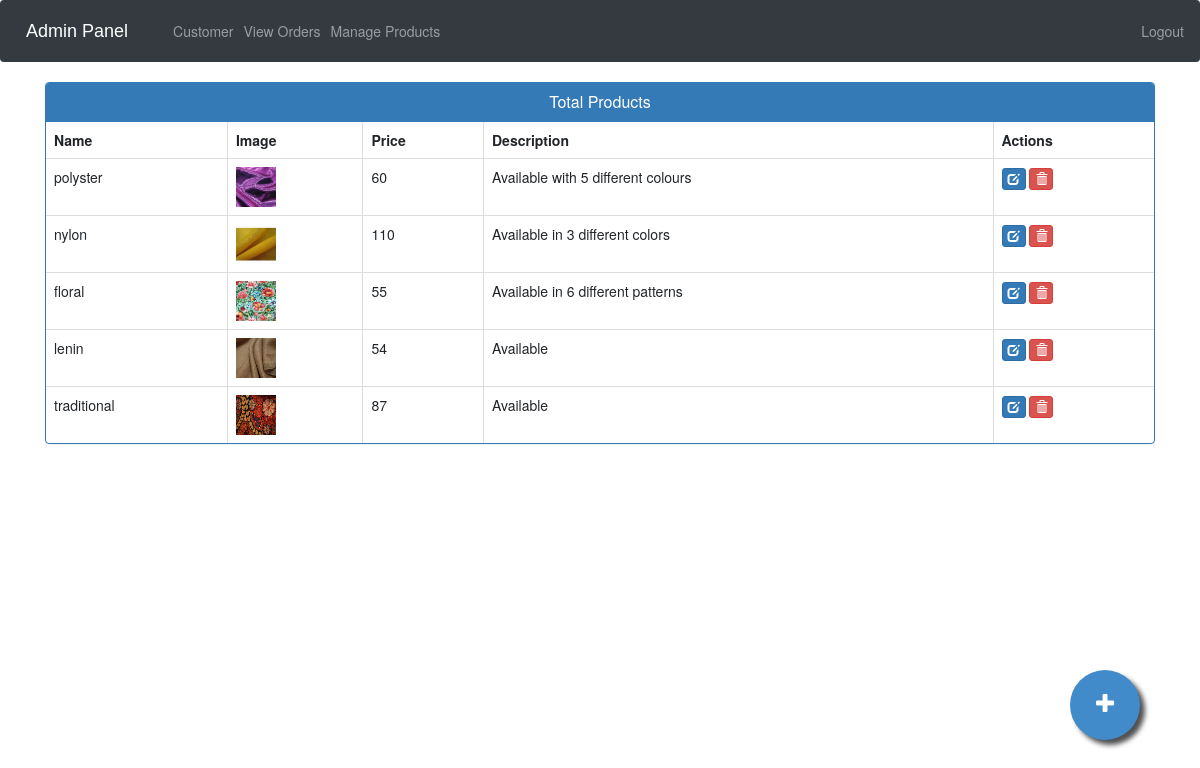
The page /admin-products (signed in) on the database its author committed.
### ecom/models.py (models this page shows, shortened)
class Product(models.Model):
    name=models.CharField(max_length=40)
    product_image= models.ImageField(upload_to='product_image/',null=True,blank=True)
    price = models.PositiveIntegerField()
    description=models.CharField(max_length=40)

### ecom/views.py (the view)
# urls.py: path('admin-products', views.admin_products_view,name='admin-products'),
@login_required(login_url='adminlogin')
def admin_products_view(request):
    products=models.Product.objects.all()
    return render(request,'ecom/admin_products.html',{'products':products})

### templates/ecom/admin_products.html (shortened to what this page needs)
{% extends 'ecom/admin_base.html' %}
{% load static %}
{% block content %}
<head>
  <link href="//netdna.bootstrapcdn.com/bootstrap/3.0.0/css/bootstrap.min.css" rel="stylesheet" id="bootstrap-css">
</head>
<div class="container">
  <div class="panel panel-primary">
    <div class="panel-heading">
      <h6 class="panel-title">Total Products</h6>
    </div>
    <table class="table table-hover table-bordered" id="dev-table">
      <thead>
        <tr>
          <th>Name</th>
          <th>Image</th>
          <th>Price</th>
          <th>Description</th>
          <th>Actions</th>
        </tr>
      </thead>
      {% for p in products %}
  {% if p %}
      <tr>
        <td> {{p.name}}</td>
        <td> <img src="{% static p.product_image.url %}" alt="Profile Pic" height="40px" width="40px" /></td>
        <td>{{p.price}}</td>
        <td>{{p.description}}</td>
        <td><a class="btn btn-primary btn-xs" href="{% url 'update-product' p.id  %}"><span class="glyphicon glyphicon-edit"></span></a>
          <a class="btn btn-danger btn-xs" href="{% url 'delete-product' p.id  %}"><span class="glyphicon glyphicon-trash"></span></a></td>
      </tr>
      {%else%}
      <br><br><br>
      <h1>No Products!!</h1>
      {% endif %}
      {% endfor %}
    </table>
  </div>
</div>
<a href="/admin-add-product" class="float">
<i class="fa fa-plus my-float"></i>
</a>
{% endblock content %}

### templates/ecom/admin_base.html (style rules this page uses)
.fa { font-size: 23px; width: 2em; height: 2em; text-align: center; text-decoration: none; margin: 5px 2px; border-radius: 50%; padding-top: 0.5em; }

### templates/ecom/admin_products.html (style rules this page uses)
a:link { text-decoration: none; }
h6 { text-align: center; }
.float { position:fixed; width:70px; height:70px; bottom:60px; right:60px; background-color:#428bca; color:#FFF; border-radius:50px; text-align:center; box-shadow: 5px 5px 5px #505050; }
.my-float { margin-top:22px; }
.fa { padding: 0em 0.5em; }

### rows shown on the page
Product: name "polyster", product_image (picture), price "60", description "Available with 5 different colours"
Product: name "nylon", product_image (picture), price "110", description "Available in 3 different colors"
Product: name "floral", product_image (picture), price "55", description "Available in 6 different patterns"
Product: name "lenin", product_image (picture), price "54", description "Available"
Product: name "traditional", product_image (picture), price "87", description "Available"
